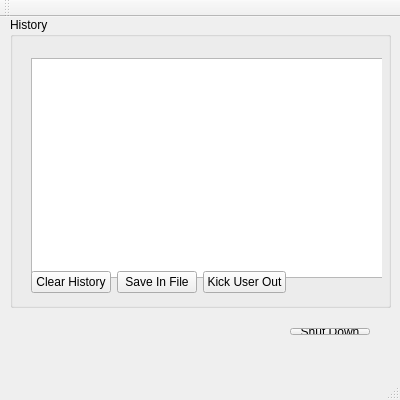
<?xml version="1.0" encoding="UTF-8"?>
<ui version="4.0">
 <class>Server</class>
 <widget class="QMainWindow" name="Server">
  <property name="geometry">
   <rect>
    <x>0</x>
    <y>0</y>
    <width>400</width>
    <height>400</height>
   </rect>
  </property>
  <property name="sizePolicy">
   <sizepolicy hsizetype="Fixed" vsizetype="Fixed">
    <horstretch>0</horstretch>
    <verstretch>0</verstretch>
   </sizepolicy>
  </property>
  <property name="minimumSize">
   <size>
    <width>400</width>
    <height>400</height>
   </size>
  </property>
  <property name="maximumSize">
   <size>
    <width>400</width>
    <height>400</height>
   </size>
  </property>
  <property name="windowTitle">
   <string>Server</string>
  </property>
  <widget class="QWidget" name="centralWidget">
   <widget class="QGroupBox" name="HistoryBox">
    <property name="geometry">
     <rect>
      <x>10</x>
      <y>0</y>
      <width>381</width>
      <height>291</height>
     </rect>
    </property>
    <property name="title">
     <string>History</string>
    </property>
    <widget class="QWidget" name="layoutWidget">
     <property name="geometry">
      <rect>
       <x>10</x>
       <y>30</y>
       <width>362</width>
       <height>257</height>
      </rect>
     </property>
     <layout class="QVBoxLayout" name="verticalLayout">
      <item>
       <widget class="QTextEdit" name="textEdit">
        <property name="sizePolicy">
         <sizepolicy hsizetype="Fixed" vsizetype="Fixed">
          <horstretch>0</horstretch>
          <verstretch>0</verstretch>
         </sizepolicy>
        </property>
        <property name="minimumSize">
         <size>
          <width>360</width>
          <height>220</height>
         </size>
        </property>
        <property name="maximumSize">
         <size>
          <width>360</width>
          <height>220</height>
         </size>
        </property>
        <property name="readOnly">
         <bool>true</bool>
        </property>
       </widget>
      </item>
      <item>
       <layout class="QHBoxLayout" name="horizontalLayout_2">
        <item>
         <widget class="QPushButton" name="ClearButton">
          <property name="text">
           <string>Clear History</string>
          </property>
         </widget>
        </item>
        <item>
         <widget class="QPushButton" name="SaveButton">
          <property name="text">
           <string>Save In File</string>
          </property>
         </widget>
        </item>
        <item>
         <widget class="QPushButton" name="KickButton">
          <property name="text">
           <string>Kick User Out</string>
          </property>
         </widget>
        </item>
        <item>
         <spacer name="horizontalSpacer_2">
          <property name="orientation">
           <enum>Qt::Horizontal</enum>
          </property>
          <property name="sizeHint" stdset="0">
           <size>
            <width>40</width>
            <height>20</height>
           </size>
          </property>
         </spacer>
        </item>
       </layout>
      </item>
     </layout>
    </widget>
   </widget>
   <widget class="QWidget" name="layoutWidget">
    <property name="geometry">
     <rect>
      <x>20</x>
      <y>300</y>
      <width>361</width>
      <height>29</height>
     </rect>
    </property>
    <layout class="QHBoxLayout" name="horizontalLayout">
     <item>
      <spacer name="horizontalSpacer">
       <property name="orientation">
        <enum>Qt::Horizontal</enum>
       </property>
       <property name="sizeHint" stdset="0">
        <size>
         <width>40</width>
         <height>20</height>
        </size>
       </property>
      </spacer>
     </item>
     <item>
      <widget class="QPushButton" name="ShutDownButton">
       <property name="text">
        <string>Shut Down</string>
       </property>
      </widget>
     </item>
    </layout>
   </widget>
  </widget>
  <widget class="QMenuBar" name="menuBar">
   <property name="geometry">
    <rect>
     <x>0</x>
     <y>0</y>
     <width>400</width>
     <height>25</height>
    </rect>
   </property>
  </widget>
  <widget class="QToolBar" name="mainToolBar">
   <attribute name="toolBarArea">
    <enum>TopToolBarArea</enum>
   </attribute>
   <attribute name="toolBarBreak">
    <bool>false</bool>
   </attribute>
  </widget>
  <widget class="QStatusBar" name="statusBar"/>
 </widget>
 <layoutdefault spacing="6" margin="11"/>
 <resources/>
 <connections/>
</ui>
